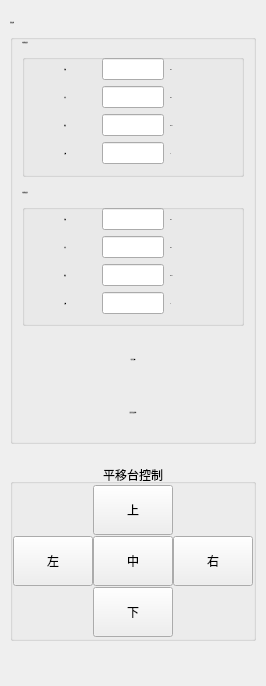
                <widget class="QWidget" name="tab">
                 <attribute name="title">
                  <string>扫描控制</string>
                 </attribute>
                 <layout class="QHBoxLayout" name="horizontalLayout_20">
                  <property name="spacing">
                   <number>2</number>
                  </property>
                  <property name="leftMargin">
                   <number>10</number>
                  </property>
                  <property name="topMargin">
                   <number>20</number>
                  </property>
                  <property name="rightMargin">
                   <number>10</number>
                  </property>
                  <property name="bottomMargin">
                   <number>10</number>
                  </property>
                  <item>
                   <layout class="QVBoxLayout" name="verticalLayout_5" stretch="12,5,1">
                    <property name="spacing">
                     <number>20</number>
                    </property>
                    <item>
                     <widget class="QGroupBox" name="groupBox_2">
                      <property name="font">
                       <font>
                        <family>微软雅黑</family>
                        <pointsize>-1</pointsize>
                        <weight>50</weight>
                        <bold>false</bold>
                       </font>
                      </property>
                      <property name="title">
                       <string>扫描设置</string>
                      </property>
                      <layout class="QHBoxLayout" name="horizontalLayout_5">
                       <property name="topMargin">
                        <number>11</number>
                       </property>
                       <item>
                        <layout class="QVBoxLayout" name="verticalLayout" stretch="0,0,0,0">
                         <property name="spacing">
                          <number>13</number>
                         </property>
                         <item>
                          <widget class="QGroupBox" name="groupBox_4">
                           <property name="font">
                            <font>
                             <family>微软雅黑</family>
                             <pointsize>-1</pointsize>
                             <weight>50</weight>
                             <bold>false</bold>
                            </font>
                           </property>
                           <property name="title">
                            <string>X轴参数设置</string>
                           </property>
                           <layout class="QHBoxLayout" name="horizontalLayout_10">
                            <item>
                             <layout class="QGridLayout" name="gridLayout_5" columnstretch="1,1,1">
                              <item row="3" column="2">
                               <widget class="QLabel" name="label_37">
                                <property name="text">
                                 <string>个</string>
                                </property>
                               </widget>
                              </item>
                              <item row="1" column="0">
                               <widget class="QLabel" name="label_38">
                                <property name="text">
                                 <string>步长</string>
                                </property>
                                <property name="alignment">
                                 <set>Qt::AlignCenter</set>
                                </property>
                               </widget>
                              </item>
                              <item row="2" column="1">
                               <widget class="QLineEdit" name="le_x_speed">
                                <property name="alignment">
                                 <set>Qt::AlignCenter</set>
                                </property>
                                <property name="dragEnabled">
                                 <bool>false</bool>
                                </property>
                               </widget>
                              </item>
                              <item row="0" column="2">
                               <widget class="QLabel" name="label_39">
                                <property name="text">
                                 <string>mm</string>
                                </property>
                               </widget>
                              </item>
                              <item row="0" column="1">
                               <widget class="QLineEdit" name="le_x_range">
                                <property name="alignment">
                                 <set>Qt::AlignCenter</set>
                                </property>
                                <property name="dragEnabled">
                                 <bool>false</bool>
                                </property>
                               </widget>
                              </item>
                              <item row="2" column="0">
                               <widget class="QLabel" name="label_40">
                                <property name="text">
                                 <string>速度</string>
                                </property>
                                <property name="alignment">
                                 <set>Qt::AlignCenter</set>
                                </property>
                               </widget>
                              </item>
                              <item row="3" column="0">
                               <widget class="QLabel" name="label_41">
                                <property name="text">
                                 <string>点数</string>
                                </property>
                                <property name="alignment">
                                 <set>Qt::AlignCenter</set>
                                </property>
                               </widget>
                              </item>
                              <item row="0" column="0">
                               <widget class="QLabel" name="label_42">
                                <property name="text">
                                 <string>范围</string>
                                </property>
                                <property name="alignment">
                                 <set>Qt::AlignCenter</set>
                                </property>
                               </widget>
                              </item>
                              <item row="3" column="1">
                               <widget class="QLineEdit" name="le_x_point">
                                <property name="alignment">
                                 <set>Qt::AlignCenter</set>
                                </property>
                                <property name="dragEnabled">
                                 <bool>false</bool>
                                </property>
                               </widget>
                              </item>
                              <item row="2" column="2">
                               <widget class="QLabel" name="label_43">
                                <property name="text">
                                 <string>mm/s</string>
                                </property>
                               </widget>
                              </item>
                              <item row="1" column="2">
                               <widget class="QLabel" name="label_44">
                                <property name="text">
                                 <string>mm</string>
                                </property>
                               </widget>
                              </item>
                              <item row="1" column="1">
                               <widget class="QLineEdit" name="le_x_step">
                                <property name="alignment">
                                 <set>Qt::AlignCenter</set>
                                </property>
                                <property name="dragEnabled">
                                 <bool>false</bool>
                                </property>
                               </widget>
                              </item>
                             </layout>
                            </item>
                           </layout>
                          </widget>
                         </item>
                         <item>
                          <widget class="QGroupBox" name="groupBox_3">
                           <property name="title">
                            <string>Y轴参数设置</string>
                           </property>
                           <layout class="QHBoxLayout" name="horizontalLayout_9">
                            <item>
                             <layout class="QGridLayout" name="gridLayout_4" columnstretch="1,1,1">
                              <item row="3" column="2">
                               <widget class="QLabel" name="label_36">
                                <property name="text">
                                 <string>个</string>
                                </property>
                               </widget>
                              </item>
                              <item row="1" column="0">
                               <widget class="QLabel" name="label_29">
                                <property name="text">
                                 <string>步长</string>
                                </property>
                                <property name="alignment">
                                 <set>Qt::AlignCenter</set>
                                </property>
                               </widget>
                              </item>
                              <item row="2" column="1">
                               <widget class="QLineEdit" name="le_y_speed">
                                <property name="alignment">
                                 <set>Qt::AlignCenter</set>
                                </property>
                                <property name="dragEnabled">
                                 <bool>false</bool>
                                </property>
                               </widget>
                              </item>
                              <item row="0" column="2">
                               <widget class="QLabel" name="label_33">
                                <property name="text">
                                 <string>mm</string>
                                </property>
                               </widget>
                              </item>
                              <item row="0" column="1">
                               <widget class="QLineEdit" name="le_y_range">
                                <property name="alignment">
                                 <set>Qt::AlignCenter</set>
                                </property>
                                <property name="dragEnabled">
                                 <bool>false</bool>
                                </property>
                               </widget>
                              </item>
                              <item row="2" column="0">
                               <widget class="QLabel" name="label_31">
                                <property name="text">
                                 <string>速度</string>
                                </property>
                                <property name="alignment">
                                 <set>Qt::AlignCenter</set>
                                </property>
                               </widget>
                              </item>
                              <item row="3" column="0">
                               <widget class="QLabel" name="label_35">
                                <property name="text">
                                 <string>点数</string>
                                </property>
                                <property name="alignment">
                                 <set>Qt::AlignCenter</set>
                                </property>
                               </widget>
                              </item>
                              <item row="0" column="0">
                               <widget class="QLabel" name="label_34">
                                <property name="text">
                                 <string>范围</string>
                                </property>
                                <property name="alignment">
                                 <set>Qt::AlignCenter</set>
                                </property>
                               </widget>
                              </item>
                              <item row="3" column="1">
                               <widget class="QLineEdit" name="le_y_point">
                                <property name="alignment">
                                 <set>Qt::AlignCenter</set>
                                </property>
                                <property name="dragEnabled">
                                 <bool>false</bool>
                                </property>
                               </widget>
                              </item>
                              <item row="2" column="2">
                               <widget class="QLabel" name="label_30">
                                <property name="text">
                                 <string>mm/s</string>
                                </property>
                               </widget>
                              </item>
                              <item row="1" column="2">
                               <widget class="QLabel" name="label_32">
                                <property name="text">
                                 <string>mm</string>
                                </property>
                               </widget>
                              </item>
                              <item row="1" column="1">
                               <widget class="QLineEdit" name="le_y_step">
                                <property name="alignment">
                                 <set>Qt::AlignCenter</set>
                                </property>
                                <property name="dragEnabled">
                                 <bool>false</bool>
                                </property>
                               </widget>
                              </item>
                             </layout>
                            </item>
                           </layout>
                          </widget>
                         </item>
                         <item alignment="Qt::AlignHCenter">
                          <widget class="QPushButton" name="btn_translationstagezero">
                           <property name="sizePolicy">
                            <sizepolicy hsizetype="Maximum" vsizetype="Maximum">
                             <horstretch>50</horstretch>
                             <verstretch>50</verstretch>
                            </sizepolicy>
                           </property>
                           <property name="minimumSize">
                            <size>
                             <width>150</width>
                             <height>40</height>
                            </size>
                           </property>
                           <property name="font">
                            <font>
                             <family>微软雅黑</family>
                             <pointsize>-1</pointsize>
                             <weight>50</weight>
                             <bold>false</bold>
                            </font>
                           </property>
                           <property name="text">
                            <string>平移台归零</string>
                           </property>
                           <property name="flat">
                            <bool>true</bool>
                           </property>
                          </widget>
                         </item>
                         <item alignment="Qt::AlignHCenter">
                          <widget class="QPushButton" name="btn_colletcurrentpoint">
                           <property name="sizePolicy">
                            <sizepolicy hsizetype="Maximum" vsizetype="Maximum">
                             <horstretch>50</horstretch>
                             <verstretch>50</verstretch>
                            </sizepolicy>
                           </property>
                           <property name="minimumSize">
                            <size>
                             <width>150</width>
                             <height>40</height>
                            </size>
                           </property>
                           <property name="font">
                            <font>
                             <family>微软雅黑</family>
                             <pointsize>-1</pointsize>
                             <weight>50</weight>
                             <bold>false</bold>
                            </font>
                           </property>
                           <property name="text">
                            <string>采集当前点信息</string>
                           </property>
                           <property name="flat">
                            <bool>true</bool>
                           </property>
                          </widget>
                         </item>
                        </layout>
                       </item>
                      </layout>
                     </widget>
                    </item>
                    <item>
                     <widget class="QGroupBox" name="groupBox_5">
                      <property name="layoutDirection">
                       <enum>Qt::LeftToRight</enum>
                      </property>
                      <property name="title">
                       <string>平移台控制</string>
                      </property>
                      <property name="alignment">
                       <set>Qt::AlignCenter</set>
                      </property>
                      <layout class="QHBoxLayout" name="horizontalLayout_19">
                       <property name="spacing">
                        <number>0</number>
                       </property>
                       <property name="leftMargin">
                        <number>0</number>
                       </property>
                       <property name="topMargin">
                        <number>0</number>
                       </property>
                       <property name="rightMargin">
                        <number>0</number>
                       </property>
                       <property name="bottomMargin">
                        <number>0</number>
                       </property>
                       <item>
                        <layout class="QGridLayout" name="gridLayout_2" rowstretch="1,1,1" columnstretch="1,1,1" rowminimumheight="0,0,0" columnminimumwidth="0,0,0">
                         <property name="spacing">
                          <number>0</number>
                         </property>
                         <item row="0" column="0">
                          <widget class="QLabel" name="label_19">
                           <property name="minimumSize">
                            <size>
                             <width>40</width>
                             <height>40</height>
                            </size>
                           </property>
                           <property name="text">
                            <string/>
                           </property>
                          </widget>
                         </item>
                         <item row="1" column="2">
                          <widget class="QPushButton" name="right">
                           <property name="minimumSize">
                            <size>
                             <width>50</width>
                             <height>50</height>
                            </size>
                           </property>
                           <property name="text">
                            <string>右</string>
                           </property>
                          </widget>
                         </item>
                         <item row="1" column="0">
                          <widget class="QPushButton" name="left">
                           <property name="minimumSize">
                            <size>
                             <width>50</width>
                             <height>50</height>
                            </size>
                           </property>
                           <property name="text">
                            <string>左</string>
                           </property>
                          </widget>
                         </item>
                         <item row="0" column="2">
                          <widget class="QLabel" name="label_20">
                           <property name="minimumSize">
                            <size>
                             <width>40</width>
                             <height>40</height>
                            </size>
                           </property>
                           <property name="text">
                            <string/>
                           </property>
                          </widget>
                         </item>
                         <item row="0" column="1">
                          <widget class="QPushButton" name="up">
                           <property name="minimumSize">
                            <size>
                             <width>50</width>
                             <height>50</height>
                            </size>
                           </property>
                           <property name="text">
                            <string>上</string>
                           </property>
                           <property name="autoRepeat">
                            <bool>true</bool>
                           </property>
                          </widget>
                         </item>
                         <item row="2" column="1">
                          <widget class="QPushButton" name="down">
                           <property name="minimumSize">
                            <size>
                             <width>50</width>
                             <height>50</height>
                            </size>
                           </property>
                           <property name="text">
                            <string>下</string>
                           </property>
                          </widget>
                         </item>
                         <item row="2" column="2">
                          <widget class="QLabel" name="label_23">
                           <property name="minimumSize">
                            <size>
                             <width>40</width>
                             <height>40</height>
                            </size>
                           </property>
                           <property name="text">
                            <string/>
                           </property>
                          </widget>
                         </item>
                         <item row="2" column="0">
                          <widget class="QLabel" name="label_22">
                           <property name="minimumSize">
                            <size>
                             <width>40</width>
                             <height>40</height>
                            </size>
                           </property>
                           <property name="text">
                            <string/>
                           </property>
                          </widget>
                         </item>
                         <item row="1" column="1">
                          <widget class="QPushButton" name="mid">
                           <property name="minimumSize">
                            <size>
                             <width>50</width>
                             <height>50</height>
                            </size>
                           </property>
                           <property name="text">
                            <string>中</string>
                           </property>
                           <property name="autoRepeat">
                            <bool>true</bool>
                           </property>
                          </widget>
                         </item>
                        </layout>
                       </item>
                      </layout>
                     </widget>
                    </item>
                    <item>
                     <spacer name="verticalSpacer">
                      <property name="orientation">
                       <enum>Qt::Vertical</enum>
                      </property>
                      <property name="sizeHint" stdset="0">
                       <size>
                        <width>20</width>
                        <height>40</height>
                       </size>
                      </property>
                     </spacer>
                    </item>
                   </layout>
                  </item>
                 </layout>
                </widget>
